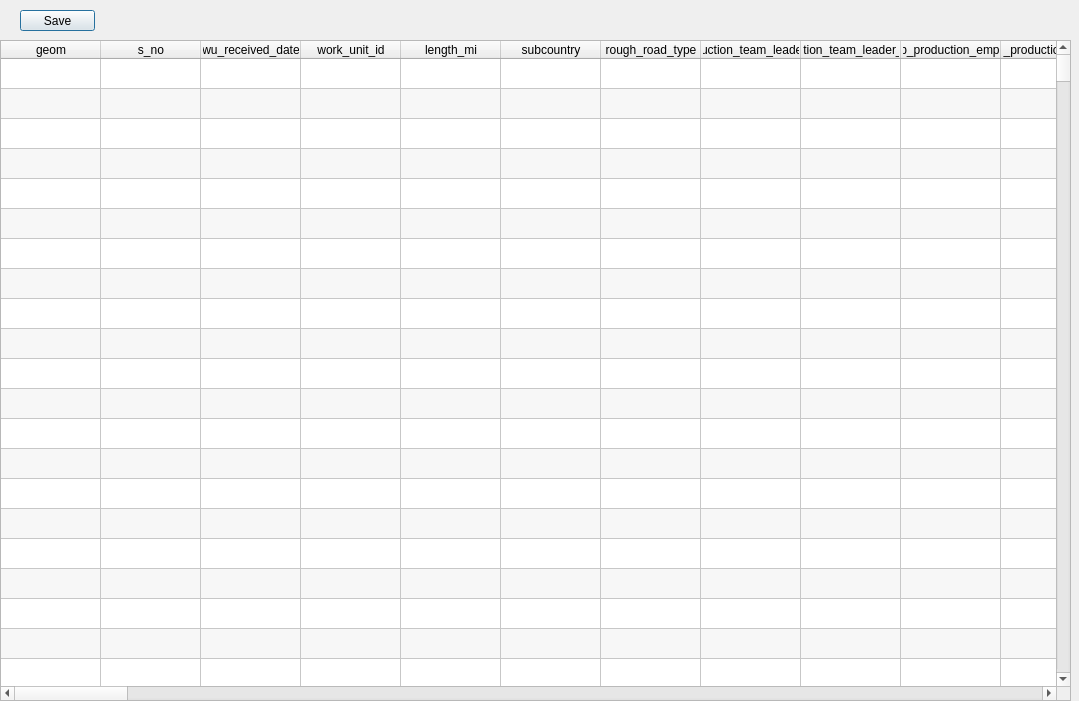
<?xml version="1.0" encoding="UTF-8"?>
<ui version="4.0">
 <class>Dialog</class>
 <widget class="QDialog" name="Dialog">
  <property name="geometry">
   <rect>
    <x>0</x>
    <y>0</y>
    <width>1079</width>
    <height>701</height>
   </rect>
  </property>
  <property name="windowTitle">
   <string>Dialog</string>
  </property>
  <widget class="QTableWidget" name="tableWidget">
   <property name="geometry">
    <rect>
     <x>0</x>
     <y>40</y>
     <width>1071</width>
     <height>661</height>
    </rect>
   </property>
   <property name="mouseTracking">
    <bool>true</bool>
   </property>
   <property name="tabletTracking">
    <bool>true</bool>
   </property>
   <property name="acceptDrops">
    <bool>true</bool>
   </property>
   <property name="autoFillBackground">
    <bool>true</bool>
   </property>
   <property name="showDropIndicator" stdset="0">
    <bool>true</bool>
   </property>
   <property name="dragEnabled">
    <bool>false</bool>
   </property>
   <property name="dragDropMode">
    <enum>QAbstractItemView::DragDrop</enum>
   </property>
   <property name="alternatingRowColors">
    <bool>true</bool>
   </property>
   <property name="textElideMode">
    <enum>Qt::ElideMiddle</enum>
   </property>
   <property name="showGrid">
    <bool>true</bool>
   </property>
   <property name="sortingEnabled">
    <bool>true</bool>
   </property>
   <property name="rowCount">
    <number>2000</number>
   </property>
   <attribute name="horizontalHeaderVisible">
    <bool>true</bool>
   </attribute>
   <attribute name="horizontalHeaderCascadingSectionResizes">
    <bool>false</bool>
   </attribute>
   <attribute name="horizontalHeaderMinimumSectionSize">
    <number>40</number>
   </attribute>
   <attribute name="horizontalHeaderHighlightSections">
    <bool>true</bool>
   </attribute>
   <attribute name="horizontalHeaderShowSortIndicator" stdset="0">
    <bool>true</bool>
   </attribute>
   <attribute name="horizontalHeaderStretchLastSection">
    <bool>false</bool>
   </attribute>
   <attribute name="verticalHeaderVisible">
    <bool>false</bool>
   </attribute>
   <attribute name="verticalHeaderShowSortIndicator" stdset="0">
    <bool>false</bool>
   </attribute>
   <attribute name="verticalHeaderStretchLastSection">
    <bool>false</bool>
   </attribute>
   <row>
    <property name="text">
     <string>New Row</string>
    </property>
   </row>
   <row>
    <property name="text">
     <string>New Row</string>
    </property>
   </row>
   <row>
    <property name="text">
     <string>New Row</string>
    </property>
   </row>
   <row>
    <property name="text">
     <string>New Row</string>
    </property>
   </row>
   <row>
    <property name="text">
     <string>New Row</string>
    </property>
   </row>
   <row>
    <property name="text">
     <string>New Row</string>
    </property>
   </row>
   <row>
    <property name="text">
     <string>New Row</string>
    </property>
   </row>
   <row>
    <property name="text">
     <string>New Row</string>
    </property>
   </row>
   <row>
    <property name="text">
     <string>New Row</string>
    </property>
   </row>
   <row>
    <property name="text">
     <string>New Row</string>
    </property>
   </row>
   <row>
    <property name="text">
     <string>New Row</string>
    </property>
   </row>
   <row>
    <property name="text">
     <string>New Row</string>
    </property>
   </row>
   <row>
    <property name="text">
     <string>New Row</string>
    </property>
   </row>
   <row>
    <property name="text">
     <string>New Row</string>
    </property>
   </row>
   <row>
    <property name="text">
     <string>New Row</string>
    </property>
   </row>
   <row>
    <property name="text">
     <string>New Row</string>
    </property>
   </row>
   <row>
    <property name="text">
     <string>New Row</string>
    </property>
   </row>
   <row>
    <property name="text">
     <string>New Row</string>
    </property>
   </row>
   <row>
    <property name="text">
     <string>New Row</string>
    </property>
   </row>
   <row>
    <property name="text">
     <string>New Row</string>
    </property>
   </row>
   <row>
    <property name="text">
     <string>New Row</string>
    </property>
   </row>
   <row>
    <property name="text">
     <string>New Row</string>
    </property>
   </row>
   <row>
    <property name="text">
     <string>New Row</string>
    </property>
   </row>
   <row>
    <property name="text">
     <string>New Row</string>
    </property>
   </row>
   <row>
    <property name="text">
     <string>New Row</string>
    </property>
   </row>
   <row>
    <property name="text">
     <string>New Row</string>
    </property>
   </row>
   <row>
    <property name="text">
     <string>New Row</string>
    </property>
   </row>
   <row>
    <property name="text">
     <string>New Row</string>
    </property>
   </row>
   <row>
    <property name="text">
     <string>New Row</string>
    </property>
   </row>
   <row>
    <property name="text">
     <string>New Row</string>
    </property>
   </row>
   <row>
    <property name="text">
     <string>New Row</string>
    </property>
   </row>
   <row>
    <property name="text">
     <string>New Row</string>
    </property>
   </row>
   <row>
    <property name="text">
     <string>New Row</string>
    </property>
   </row>
   <row>
    <property name="text">
     <string>New Row</string>
    </property>
   </row>
   <row>
    <property name="text">
     <string>New Row</string>
    </property>
   </row>
   <row>
    <property name="text">
     <string>New Row</string>
    </property>
   </row>
   <row>
    <property name="text">
     <string>New Row</string>
    </property>
   </row>
   <row>
    <property name="text">
     <string>New Row</string>
    </property>
   </row>
   <row>
    <property name="text">
     <string>New Row</string>
    </property>
   </row>
   <row>
    <property name="text">
     <string>New Row</string>
    </property>
   </row>
   <row>
    <property name="text">
     <string>New Row</string>
    </property>
   </row>
   <row>
    <property name="text">
     <string>New Row</string>
    </property>
   </row>
   <row>
    <property name="text">
     <string>New Row</string>
    </property>
   </row>
   <row>
    <property name="text">
     <string>New Row</string>
    </property>
   </row>
   <row>
    <property name="text">
     <string>New Row</string>
    </property>
   </row>
   <row>
    <property name="text">
     <string>New Row</string>
    </property>
   </row>
   <row>
    <property name="text">
     <string>New Row</string>
    </property>
   </row>
   <row>
    <property name="text">
     <string>New Row</string>
    </property>
   </row>
   <row>
    <property name="text">
     <string>New Row</string>
    </property>
   </row>
   <row>
    <property name="text">
     <string>New Row</string>
    </property>
   </row>
   <row>
    <property name="text">
     <string>New Row</string>
    </property>
   </row>
   <row>
    <property name="text">
     <string>New Row</string>
    </property>
   </row>
   <row>
    <property name="text">
     <string>New Row</string>
    </property>
   </row>
   <row>
    <property name="text">
     <string>New Row</string>
    </property>
   </row>
   <row>
    <property name="text">
     <string>New Row</string>
    </property>
   </row>
   <row>
    <property name="text">
     <string>New Row</string>
    </property>
   </row>
   <row>
    <property name="text">
     <string>New Row</string>
    </property>
   </row>
   <row>
    <property name="text">
     <string>New Row</string>
    </property>
   </row>
   <row>
    <property name="text">
     <string>New Row</string>
    </property>
   </row>
   <row>
    <property name="text">
     <string>New Row</string>
    </property>
   </row>
   <row>
    <property name="text">
     <string>New Row</string>
    </property>
   </row>
   <row>
    <property name="text">
     <string>New Row</string>
    </property>
   </row>
   <row>
    <property name="text">
     <string>New Row</string>
    </property>
   </row>
   <row>
    <property name="text">
     <string>New Row</string>
    </property>
   </row>
   <row>
    <property name="text">
     <string>New Row</string>
    </property>
   </row>
   <row>
    <property name="text">
     <string>New Row</string>
    </property>
   </row>
   <row>
    <property name="text">
     <string>New Row</string>
    </property>
   </row>
   <row>
    <property name="text">
     <string>New Row</string>
    </property>
   </row>
   <row>
    <property name="text">
     <string>New Row</string>
    </property>
   </row>
   <row>
    <property name="text">
     <string>New Row</string>
    </property>
   </row>
   <row>
    <property name="text">
     <string>New Row</string>
    </property>
   </row>
   <row>
    <property name="text">
     <string>New Row</string>
    </property>
   </row>
   <row>
    <property name="text">
     <string>New Row</string>
    </property>
   </row>
   <row>
    <property name="text">
     <string>New Row</string>
    </property>
   </row>
   <row>
    <property name="text">
     <string>New Row</string>
    </property>
   </row>
   <row>
    <property name="text">
     <string>New Row</string>
    </property>
   </row>
   <row>
    <property name="text">
     <string>New Row</string>
    </property>
   </row>
   <row>
    <property name="text">
     <string>New Row</string>
    </property>
   </row>
   <row>
    <property name="text">
     <string>New Row</string>
    </property>
   </row>
   <row>
    <property name="text">
     <string>New Row</string>
    </property>
   </row>
   <row>
    <property name="text">
     <string>New Row</string>
    </property>
   </row>
   <row>
    <property name="text">
     <string>New Row</string>
    </property>
   </row>
   <row>
    <property name="text">
     <string>New Row</string>
    </property>
   </row>
   <row>
    <property name="text">
     <string>New Row</string>
    </property>
   </row>
   <row>
    <property name="text">
     <string>New Row</string>
    </property>
   </row>
   <row>
    <property name="text">
     <string>New Row</string>
    </property>
   </row>
   <row>
    <property name="text">
     <string>New Row</string>
    </property>
   </row>
   <row>
    <property name="text">
     <string>New Row</string>
    </property>
   </row>
   <row>
    <property name="text">
     <string>New Row</string>
    </property>
   </row>
   <row>
    <property name="text">
     <string>New Row</string>
    </property>
   </row>
   <row>
    <property name="text">
     <string>New Row</string>
    </property>
   </row>
   <row>
    <property name="text">
     <string>New Row</string>
    </property>
   </row>
   <row>
    <property name="text">
     <string>New Row</string>
    </property>
   </row>
   <row>
    <property name="text">
     <string>New Row</string>
    </property>
   </row>
   <row>
    <property name="text">
     <string>New Row</string>
    </property>
   </row>
   <row>
    <property name="text">
     <string>New Row</string>
    </property>
   </row>
   <row>
    <property name="text">
     <string>New Row</string>
    </property>
   </row>
   <row>
    <property name="text">
     <string>New Row</string>
    </property>
   </row>
   <row>
    <property name="text">
     <string>New Row</string>
    </property>
   </row>
   <row>
    <property name="text">
     <string>New Row</string>
    </property>
   </row>
   <row>
    <property name="text">
     <string>New Row</string>
    </property>
   </row>
   <row>
    <property name="text">
     <string>New Row</string>
    </property>
   </row>
   <row>
    <property name="text">
     <string>New Row</string>
    </property>
   </row>
   <row>
    <property name="text">
     <string>New Row</string>
    </property>
   </row>
   <row>
    <property name="text">
     <string>New Row</string>
    </property>
   </row>
   <row>
    <property name="text">
     <string>New Row</string>
    </property>
   </row>
   <row>
    <property name="text">
     <string>New Row</string>
    </property>
   </row>
   <row>
    <property name="text">
     <string>New Row</string>
    </property>
   </row>
   <row>
    <property name="text">
     <string>New Row</string>
    </property>
   </row>
   <row>
    <property name="text">
     <string>New Row</string>
    </property>
   </row>
   <row>
    <property name="text">
     <string>New Row</string>
    </property>
   </row>
   <row>
    <property name="text">
     <string>New Row</string>
    </property>
   </row>
   <row>
    <property name="text">
     <string>New Row</string>
    </property>
   </row>
   <row>
    <property name="text">
     <string>New Row</string>
    </property>
   </row>
   <row>
    <property name="text">
     <string>New Row</string>
    </property>
   </row>
   <row>
    <property name="text">
     <string>New Row</string>
    </property>
   </row>
   <row>
    <property name="text">
     <string>New Row</string>
    </property>
   </row>
   <row>
    <property name="text">
     <string>New Row</string>
    </property>
   </row>
   <row>
    <property name="text">
     <string>New Row</string>
    </property>
   </row>
   <row>
    <property name="text">
     <string>New Row</string>
    </property>
   </row>
   <row>
    <property name="text">
     <string>New Row</string>
    </property>
   </row>
   <row>
    <property name="text">
     <string>New Row</string>
    </property>
   </row>
   <row>
    <property name="text">
     <string>New Row</string>
    </property>
   </row>
   <row>
    <property name="text">
     <string>New Row</string>
    </property>
   </row>
   <row>
    <property name="text">
     <string>New Row</string>
    </property>
   </row>
   <row>
    <property name="text">
     <string>New Row</string>
    </property>
   </row>
   <row>
    <property name="text">
     <string>New Row</string>
    </property>
   </row>
   <row>
    <property name="text">
     <string>New Row</string>
    </property>
   </row>
   <row>
    <property name="text">
     <string>New Row</string>
    </property>
   </row>
   <row>
    <property name="text">
     <string>New Row</string>
    </property>
   </row>
   <row>
    <property name="text">
     <string>New Row</string>
    </property>
   </row>
   <row>
    <property name="text">
     <string>New Row</string>
    </property>
   </row>
   <row>
    <property name="text">
     <string>New Row</string>
    </property>
   </row>
   <row>
    <property name="text">
     <string>New Row</string>
    </property>
   </row>
   <row>
    <property name="text">
     <string>New Row</string>
    </property>
   </row>
   <row>
    <property name="text">
     <string>New Row</string>
    </property>
   </row>
   <row>
    <property name="text">
     <string>New Row</string>
    </property>
   </row>
   <row>
    <property name="text">
     <string>New Row</string>
    </property>
   </row>
   <row>
    <property name="text">
     <string>New Row</string>
    </property>
   </row>
   <row>
    <property name="text">
     <string>New Row</string>
    </property>
   </row>
   <row>
    <property name="text">
     <string>New Row</string>
    </property>
   </row>
   <row>
    <property name="text">
     <string>New Row</string>
    </property>
   </row>
   <row>
    <property name="text">
     <string>New Row</string>
    </property>
   </row>
   <row>
    <property name="text">
     <string>New Row</string>
    </property>
   </row>
   <row>
    <property name="text">
     <string>New Row</string>
    </property>
   </row>
   <row>
    <property name="text">
     <string>New Row</string>
    </property>
   </row>
   <row>
    <property name="text">
     <string>New Row</string>
    </property>
   </row>
   <row>
    <property name="text">
     <string>New Row</string>
    </property>
   </row>
   <row>
    <property name="text">
     <string>New Row</string>
    </property>
   </row>
   <row>
    <property name="text">
     <string>New Row</string>
    </property>
   </row>
   <row>
    <property name="text">
     <string>New Row</string>
    </property>
   </row>
   <row>
    <property name="text">
     <string>New Row</string>
    </property>
   </row>
   <row>
    <property name="text">
     <string>New Row</string>
    </property>
   </row>
   <row>
    <property name="text">
     <string>New Row</string>
    </property>
   </row>
   <row/>
   <row/>
   <row/>
   <row/>
   <row/>
   <row/>
   <row/>
   <row/>
   <row/>
   <row/>
   <row/>
   <row/>
   <row/>
   <row/>
   <row/>
   <row/>
   <row/>
   <row/>
   <row/>
   <row/>
   <row/>
   <row/>
   <row/>
   <row/>
   <row/>
   <row/>
   <row/>
   <row/>
   <row/>
   <row/>
   <row/>
   <row/>
   <row/>
   <row/>
   <row/>
   <row/>
   <row/>
   <row/>
   <row/>
   <row/>
   <row/>
   <row/>
   <row/>
   <row/>
   <row/>
   <row/>
   <row/>
   <row/>
   <row/>
   <row/>
   <row/>
   <row/>
   <row/>
   <row/>
   <row/>
   <row/>
   <row/>
   <row/>
   <row/>
   <row/>
   <row/>
   <row/>
   <row/>
   <row/>
   <row/>
   <row/>
   <row/>
   <row/>
   <row/>
   <row/>
   <row/>
   <row/>
   <row/>
   <row/>
   <row/>
   <row/>
   <row/>
   <row/>
   <row/>
   <row/>
   <row/>
   <row/>
   <row/>
   <row/>
   <row/>
   <row/>
   <row/>
   <row/>
   <row/>
   <row/>
   <row/>
   <row/>
   <row/>
   <row/>
   <row/>
   <row/>
   <row/>
   <row/>
   <row/>
   <row/>
   <row/>
   <row/>
   <row/>
   <row/>
   <row/>
   <row/>
   <row/>
   <row/>
   <row/>
   <row/>
   <row/>
   <row/>
   <row/>
   <row/>
   <row/>
   <row/>
   <row/>
   <row/>
   <row/>
   <row/>
   <row/>
   <row/>
   <row/>
   <row/>
   <row/>
   <row/>
   <row/>
   <row/>
   <row/>
   <row/>
   <row/>
   <row/>
   <row/>
   <row/>
   <row/>
   <row/>
   <row/>
   <row/>
   <row/>
   <row/>
   <row/>
   <row/>
   <row/>
   <row/>
   <row/>
   <row/>
   <row/>
   <row/>
   <row/>
   <row/>
   <row/>
   <row/>
   <row/>
   <row/>
   <row/>
   <row/>
   <row/>
   <row/>
   <row/>
   <row/>
   <row/>
   <row/>
   <row/>
   <row/>
   <row/>
   <row/>
   <row/>
   <row/>
   <row/>
   <row/>
   <row/>
   <row/>
   <row/>
   <row/>
   <row/>
   <row/>
   <row/>
   <row/>
   <row/>
   <row/>
   <row/>
   <row/>
   <row/>
   <row/>
   <row/>
   <row/>
   <row/>
   <row/>
   <row/>
   <row/>
   <row/>
   <row/>
   <row/>
   <row/>
   <row/>
   <row/>
   <row/>
   <row/>
   <row/>
   <row/>
   <row/>
   <row/>
   <row/>
   <row/>
   <row/>
   <row/>
   <row/>
   <row/>
   <row/>
   <row/>
   <row/>
   <row/>
   <row/>
   <row/>
   <row/>
   <row/>
   <row/>
   <row/>
   <row/>
   <row/>
   <row/>
   <row/>
   <row/>
   <row/>
   <row/>
   <row/>
   <row/>
   <row/>
   <row/>
   <row/>
   <row/>
   <row/>
   <row/>
   <row/>
   <row/>
   <row/>
   <row/>
   <row/>
   <row/>
   <row/>
   <row/>
   <row/>
   <row/>
   <row/>
   <row/>
   <row/>
   <row/>
   <row/>
   <row/>
   <row/>
   <row/>
   <row/>
   <row/>
   <row/>
   <row/>
   <row/>
   <row/>
   <row/>
   <row/>
   <row/>
   <row/>
   <row/>
   <row/>
   <row/>
   <row/>
   <row/>
   <row/>
   <row/>
   <row/>
   <row/>
   <row/>
   <row/>
   <row/>
   <row/>
   <row/>
   <row/>
   <row/>
   <row/>
   <row/>
   <row/>
   <row/>
   <row/>
   <row/>
   <row/>
   <row/>
   <row/>
   <row/>
   <row/>
   <row/>
   <row/>
   <row/>
   <row/>
   <row/>
   <row/>
   <row/>
   <row/>
   <row/>
   <row/>
   <row/>
   <row/>
   <row/>
   <row/>
   <row/>
   <row/>
   <row/>
   <row/>
   <row/>
   <row/>
   <row/>
   <row/>
   <row/>
   <row/>
   <row/>
   <row/>
   <row/>
   <row/>
   <row/>
   <row/>
   <row/>
   <row/>
   <row/>
   <row/>
   <row/>
   <row/>
   <row/>
   <row/>
   <row/>
   <row/>
   <row/>
   <row/>
   <row/>
   <row/>
   <row/>
   <row/>
   <row/>
   <row/>
   <row/>
   <row/>
   <row/>
   <row/>
   <row/>
   <row/>
   <row/>
   <row/>
   <row/>
   <row/>
   <row/>
   <row/>
   <row/>
   <row/>
   <row/>
   <row/>
   <row/>
   <row/>
   <row/>
   <row/>
   <row/>
   <row/>
   <row/>
   <row/>
   <row/>
   <row/>
   <row/>
   <row/>
   <row/>
   <row/>
   <row/>
   <row/>
   <row/>
   <row/>
   <row/>
   <row/>
   <row/>
   <row/>
   <row/>
   <row/>
   <row/>
   <row/>
   <row/>
   <row/>
   <row/>
   <row/>
   <row/>
   <row/>
   <row/>
   <row/>
   <row/>
   <row/>
   <row/>
   <row/>
   <row/>
   <row/>
   <row/>
   <row/>
   <row/>
   <row/>
   <row/>
   <row/>
   <row/>
   <row/>
   <row/>
   <row/>
   <row/>
   <row/>
   <row/>
   <row/>
   <row/>
   <row/>
   <row/>
   <row/>
   <row/>
   <row/>
   <row/>
   <row/>
   <row/>
   <row/>
   <row/>
   <row/>
   <row/>
   <row/>
   <row/>
   <row/>
   <row/>
   <row/>
   <row/>
   <row/>
   <row/>
   <row/>
   <row/>
   <row/>
   <row/>
   <row/>
   <row/>
   <row/>
   <row/>
   <row/>
   <row/>
   <row/>
   <row/>
   <row/>
   <row/>
   <row/>
   <row/>
   <row/>
   <row/>
   <row/>
   <row/>
   <row/>
   <row/>
   <row/>
   <row/>
   <row/>
   <row/>
   <row/>
   <row/>
   <row/>
   <row/>
   <row/>
   <row/>
   <row/>
   <row/>
   <row/>
   <row/>
   <row/>
   <row/>
   <row/>
   <row/>
   <row/>
   <row/>
   <row/>
   <row/>
   <row/>
   <row/>
   <row/>
   <row/>
   <row/>
   <row/>
   <row/>
   <row/>
   <row/>
   <row/>
   <row/>
   <row/>
   <row/>
   <row/>
   <row/>
   <row/>
   <row/>
   <row/>
   <row/>
   <row/>
   <row/>
   <row/>
   <row/>
   <row/>
   <row/>
   <row/>
   <row/>
   <row/>
   <row/>
   <row/>
   <row/>
   <row/>
   <row/>
   <row/>
   <row/>
   <row/>
   <row/>
   <row/>
   <row/>
   <row/>
   <row/>
   <row/>
   <row/>
   <row/>
   <row/>
   <row/>
   <row/>
   <row/>
   <row/>
   <row/>
   <row/>
   <row/>
   <row/>
   <row/>
   <row/>
   <row/>
   <row/>
   <row/>
   <row/>
   <row/>
   <row/>
   <row/>
   <row/>
   <row/>
   <row/>
   <row/>
   <row/>
   <row/>
   <row/>
   <row/>
   <row/>
   <row/>
   <row/>
   <row/>
   <row/>
   <row/>
   <row/>
   <row/>
   <row/>
   <row/>
   <row/>
   <row/>
   <row/>
   <row/>
   <row/>
   <row/>
   <row/>
   <row/>
   <row/>
   <row/>
   <row/>
   <row/>
   <row/>
   <row/>
   <row/>
   <row/>
   <row/>
   <row/>
   <row/>
   <row/>
   <row/>
   <row/>
   <row/>
   <row/>
   <row/>
   <row/>
   <row/>
   <row/>
   <row/>
   <row/>
   <row/>
   <row/>
   <row/>
   <row/>
   <row/>
   <row/>
   <row/>
   <row/>
   <row/>
   <row/>
   <row/>
   <row/>
   <row/>
   <row/>
   <row/>
   <row/>
   <row/>
   <row/>
   <row/>
   <row/>
   <row/>
   <row/>
   <row/>
   <row/>
   <row/>
   <row/>
   <row/>
   <row/>
   <row/>
   <row/>
   <row/>
   <row/>
   <row/>
   <row/>
   <row/>
   <row/>
   <row/>
   <row/>
   <row/>
   <row/>
   <row/>
   <row/>
   <row/>
   <row/>
   <row/>
   <row/>
   <row/>
   <row/>
   <row/>
   <row/>
   <row/>
   <row/>
   <row/>
   <row/>
   <row/>
   <row/>
   <row/>
   <row/>
   <row/>
   <row/>
   <row/>
   <row/>
   <row/>
   <row/>
   <row/>
   <row/>
   <row/>
   <row/>
   <row/>
   <row/>
   <row/>
   <row/>
   <row/>
   <row/>
   <row/>
   <row/>
   <row/>
   <row/>
   <row/>
   <row/>
   <row/>
   <row/>
   <row/>
   <row/>
   <row/>
   <row/>
   <row/>
   <row/>
   <row/>
   <row/>
   <row/>
   <row/>
   <row/>
   <row/>
   <row/>
   <row/>
   <row/>
   <row/>
   <row/>
   <row/>
   <row/>
   <row/>
   <row/>
   <row/>
   <row/>
   <row/>
   <row/>
   <row/>
   <row/>
   <row/>
   <row/>
   <row/>
   <row/>
   <row/>
   <row/>
   <row/>
   <row/>
   <row/>
   <row/>
   <row/>
   <row/>
   <row/>
   <row/>
   <row/>
   <row/>
   <row/>
   <row/>
   <row/>
   <row/>
   <row/>
   <row/>
   <row/>
   <row/>
   <row/>
   <row/>
   <row/>
   <row/>
   <row/>
   <row/>
   <row/>
   <row/>
   <row/>
   <row/>
   <row/>
   <row/>
   <row/>
   <row/>
   <row/>
   <row/>
   <row/>
   <row/>
   <row/>
   <row/>
   <row/>
   <row/>
   <row/>
   <row/>
   <row/>
   <row/>
   <row/>
   <row/>
   <row/>
   <row/>
   <row/>
   <row/>
   <row/>
   <row/>
   <row/>
   <row/>
   <row/>
   <row/>
   <row/>
   <row/>
   <row/>
   <row/>
   <row/>
   <row/>
   <row/>
   <row/>
   <row/>
   <row/>
   <row/>
   <row/>
   <row/>
   <row/>
   <row/>
   <row/>
   <row/>
   <row/>
   <row/>
   <row/>
   <row/>
   <row/>
   <row/>
   <row/>
   <row/>
   <row/>
   <row/>
   <row/>
   <row/>
   <row/>
   <row/>
   <row/>
   <row/>
   <row/>
   <row/>
   <row/>
   <row/>
   <row/>
   <row/>
   <row/>
   <row/>
   <row/>
   <row/>
   <row/>
   <row/>
   <row/>
   <row/>
   <row/>
   <row/>
   <row/>
   <row/>
   <row/>
   <row/>
   <row/>
   <row/>
   <row/>
   <row/>
   <row/>
   <row/>
   <row/>
   <row/>
   <row/>
   <row/>
   <row/>
   <row/>
   <row/>
   <row/>
   <row/>
   <row/>
   <row/>
   <row/>
   <row/>
   <row/>
   <row/>
   <row/>
   <row/>
   <row/>
   <row/>
   <row/>
   <row/>
   <row/>
   <row/>
   <row/>
   <row/>
   <row/>
   <row/>
   <row/>
   <row/>
   <row/>
   <row/>
   <row/>
   <row/>
   <row/>
   <row/>
   <row/>
   <row/>
   <row/>
   <row/>
   <row/>
   <row/>
   <row/>
   <row/>
   <row/>
   <row/>
   <row/>
   <row/>
   <row/>
   <row/>
   <row/>
   <row/>
   <row/>
   <row/>
   <row/>
   <row/>
   <row/>
   <row/>
   <row/>
   <row/>
   <row/>
   <row/>
   <row/>
   <row/>
   <row/>
   <row/>
   <row/>
   <row/>
   <row/>
   <row/>
   <row/>
   <row/>
   <row/>
   <row/>
   <row/>
   <row/>
   <row/>
   <row/>
   <row/>
   <row/>
   <row/>
   <row/>
   <row/>
   <row/>
   <row/>
   <row/>
   <row/>
   <row/>
   <row/>
   <row/>
   <row/>
   <row/>
   <row/>
   <row/>
   <row/>
   <row/>
   <row/>
   <row/>
   <row/>
   <row/>
   <row/>
   <row/>
   <row/>
   <row/>
   <row/>
   <row/>
   <row/>
   <row/>
   <row/>
   <row/>
   <row/>
   <row/>
   <row/>
   <row/>
   <row/>
   <row/>
   <row/>
   <row/>
   <row/>
   <row/>
   <row/>
   <row/>
   <row/>
   <row/>
   <row/>
   <row/>
   <row/>
   <row/>
   <row/>
   <row/>
   <row/>
   <row/>
   <row/>
   <row/>
   <row/>
   <row/>
   <row/>
   <row/>
   <row/>
   <row/>
   <row/>
   <row/>
   <row/>
   <row/>
   <row/>
   <row/>
   <row/>
   <row/>
   <row/>
   <row/>
   <row/>
   <row/>
   <row/>
   <row/>
   <row/>
   <row/>
   <row/>
   <row/>
   <row/>
   <row/>
   <row/>
   <row/>
   <row/>
   <row/>
   <row/>
   <row/>
   <row/>
   <row/>
   <row/>
   <row/>
   <row/>
   <row/>
   <row/>
   <row/>
   <row/>
   <row/>
   <row/>
   <row/>
   <row/>
   <row/>
   <row/>
   <row/>
   <row/>
   <row/>
   <row/>
   <row/>
   <row/>
   <row/>
   <row/>
   <row/>
   <row/>
   <row/>
   <row/>
   <row/>
   <row/>
   <row/>
   <row/>
   <row/>
   <row/>
   <row/>
   <row/>
   <row/>
   <row/>
   <row/>
   <row/>
   <row/>
   <row/>
   <row/>
   <row/>
   <row/>
   <row/>
   <row/>
   <row/>
   <row/>
   <row/>
   <row/>
   <row/>
   <row/>
   <row/>
   <row/>
   <row/>
   <row/>
   <row/>
   <row/>
   <row/>
   <row/>
   <row/>
   <row/>
   <row/>
   <row/>
   <row/>
   <row/>
   <row/>
   <row/>
   <row/>
   <row/>
   <row/>
   <row/>
   <row/>
   <row/>
   <row/>
   <row/>
   <row/>
   <row/>
   <row/>
   <row/>
   <row/>
   <row/>
   <row/>
   <row/>
   <row/>
   <row/>
   <row/>
   <row/>
   <row/>
   <row/>
   <row/>
   <row/>
   <row/>
   <row/>
   <row/>
   <row/>
   <row/>
   <row/>
   <row/>
   <row/>
   <row/>
   <row/>
   <row/>
   <row/>
   <row/>
   <row/>
   <row/>
   <row/>
   <row/>
   <row/>
   <row/>
   <row/>
   <row/>
   <row/>
   <row/>
   <row/>
   <row/>
   <row/>
   <row/>
   <row/>
   <row/>
   <row/>
   <row/>
   <row/>
   <row/>
   <row/>
   <row/>
   <row/>
   <row/>
   <row/>
   <row/>
   <row/>
   <row/>
   <row/>
   <row/>
   <row/>
   <row/>
   <row/>
   <row/>
   <row/>
   <row/>
   <row/>
   <row/>
   <row/>
   <row/>
   <row/>
   <row/>
   <row/>
   <row/>
   <row/>
   <row/>
   <row/>
   <row/>
   <row/>
   <row/>
   <row/>
   <row/>
   <row/>
   <row/>
   <row/>
   <row/>
   <row/>
   <row/>
   <row/>
   <row/>
   <row/>
   <row/>
   <row/>
   <row/>
   <row/>
   <row/>
   <row/>
   <row/>
   <row/>
   <row/>
   <row/>
   <row/>
   <row/>
   <row/>
   <row/>
   <row/>
   <row/>
   <row/>
   <row/>
   <row/>
   <row/>
   <row/>
   <row/>
   <row/>
   <row/>
   <row/>
   <row/>
   <row/>
   <row/>
   <row/>
   <row/>
   <row/>
   <row/>
   <row/>
   <row/>
   <row/>
   <row/>
   <row/>
   <row/>
   <row/>
   <row/>
   <row/>
   <row/>
   <row/>
   <row/>
   <row/>
   <row/>
   <row/>
   <row/>
   <row/>
   <row/>
   <row/>
   <row/>
   <row/>
   <row/>
   <row/>
   <row/>
   <row/>
   <row/>
   <row/>
   <row/>
   <row/>
   <row/>
   <row/>
   <row/>
   <row/>
   <row/>
   <row/>
   <row/>
   <row/>
   <row/>
   <row/>
   <row/>
   <row/>
   <row/>
   <row/>
   <row/>
   <row/>
   <row/>
   <row/>
   <row/>
   <row/>
   <row/>
   <row/>
   <row/>
   <row/>
   <row/>
   <row/>
   <row/>
   <row/>
   <row/>
   <row/>
   <row/>
   <row/>
   <row/>
   <row/>
   <row/>
   <row/>
   <row/>
   <row/>
   <row/>
   <row/>
   <row/>
   <row/>
   <row/>
   <row/>
   <row/>
   <row/>
   <row/>
   <row/>
   <row/>
   <row/>
   <row/>
   <row/>
   <row/>
   <row/>
   <row/>
   <row/>
   <row/>
   <row/>
   <row/>
   <row/>
   <row/>
   <row/>
   <row/>
   <row/>
   <row/>
   <row/>
   <row/>
   <row/>
   <row/>
   <row/>
   <row/>
   <row/>
   <row/>
   <row/>
   <row/>
   <row/>
   <row/>
   <row/>
   <row/>
   <row/>
   <row/>
   <row/>
   <row/>
   <row/>
   <row/>
   <row/>
   <row/>
   <row/>
   <row/>
   <row/>
   <row/>
   <row/>
   <row/>
   <row/>
   <row/>
   <row/>
   <row/>
   <row/>
   <row/>
   <row/>
   <row/>
   <row/>
   <row/>
   <row/>
   <row/>
   <row/>
   <row/>
   <row/>
   <row/>
   <row/>
   <row/>
   <row/>
   <row/>
   <row/>
   <row/>
   <row/>
   <row/>
   <row/>
   <row/>
   <row/>
   <row/>
   <row/>
   <row/>
   <row/>
   <row/>
   <row/>
   <row/>
   <row/>
   <row/>
   <row/>
   <row/>
   <row/>
   <row/>
   <row/>
   <row/>
   <row/>
   <row/>
   <row/>
   <row/>
   <row/>
   <row/>
   <row/>
   <row/>
   <row/>
   <row/>
   <row/>
   <row/>
   <row/>
   <row/>
   <row/>
   <row/>
   <row/>
   <row/>
   <row/>
   <row/>
   <row/>
   <row/>
   <row/>
   <row/>
   <row/>
   <row/>
   <row/>
   <row/>
   <row/>
   <row/>
   <row/>
   <row/>
   <row/>
   <row/>
   <row/>
   <row/>
   <row/>
   <row/>
   <row/>
   <row/>
   <row/>
   <row/>
   <row/>
   <row/>
   <row/>
   <row/>
   <row/>
   <row/>
   <row/>
   <row/>
   <row/>
   <row/>
   <row/>
   <row/>
   <row/>
   <row/>
   <row/>
   <row/>
   <row/>
   <row/>
   <row/>
   <row/>
   <row/>
   <row/>
   <row/>
   <row/>
   <row/>
   <row/>
   <row/>
   <row/>
   <row/>
   <row/>
   <row/>
   <row/>
   <row/>
   <row/>
   <row/>
   <row/>
   <row/>
   <row/>
   <row/>
   <row/>
   <row/>
   <row/>
   <row/>
   <row/>
   <row/>
   <row/>
   <row/>
   <row/>
   <row/>
   <row/>
   <row/>
   <row/>
   <row/>
   <row/>
   <row/>
   <row/>
   <row/>
   <row/>
   <row/>
   <row/>
   <row/>
   <row/>
   <row/>
   <row/>
   <row/>
   <row/>
   <row/>
   <row/>
   <row/>
   <row/>
   <row/>
   <row/>
   <row/>
   <row/>
   <row/>
   <row/>
   <row/>
   <row/>
   <row/>
   <row/>
   <row/>
   <row/>
   <row/>
   <row/>
   <row/>
   <row/>
   <row/>
   <row/>
   <row/>
   <row/>
   <row/>
   <row/>
   <row/>
   <row/>
   <row/>
   <row/>
   <row/>
   <row/>
   <row/>
   <row/>
   <row/>
   <row/>
   <row/>
   <row/>
   <row/>
   <row/>
   <row/>
   <row/>
   <row/>
   <row/>
   <row/>
   <row/>
   <row/>
   <row/>
   <row/>
   <row/>
   <row/>
   <row/>
   <row/>
   <row/>
   <row/>
   <row/>
   <row/>
   <row/>
   <row/>
   <row/>
   <row/>
   <row/>
   <row/>
   <row/>
   <row/>
   <row/>
   <row/>
   <row/>
   <row/>
   <row/>
   <row/>
   <row/>
   <row/>
   <row/>
   <row/>
   <row/>
   <row/>
   <row/>
   <row/>
   <row/>
   <row/>
   <row/>
   <row/>
   <row/>
   <row/>
   <row/>
   <row/>
   <row/>
   <row/>
   <row/>
   <row/>
   <row/>
   <row/>
   <row/>
   <row/>
   <row/>
   <row/>
   <row/>
   <row/>
   <row/>
   <row/>
   <row/>
   <row/>
   <row/>
   <row/>
   <row/>
   <row/>
   <row/>
   <row/>
   <row/>
   <row/>
   <row/>
   <row/>
   <row/>
   <row/>
   <row/>
   <row/>
   <row/>
   <row/>
   <row/>
   <row/>
   <row/>
   <row/>
   <row/>
   <row/>
   <row/>
   <row/>
   <row/>
   <row/>
   <row/>
   <row/>
   <row/>
   <row/>
   <row/>
   <row/>
   <row/>
   <row/>
   <row/>
   <row/>
   <row/>
   <row/>
   <row/>
   <row/>
   <row/>
   <row/>
   <row/>
   <row/>
   <row/>
   <row/>
   <row/>
   <row/>
   <row/>
   <row/>
   <row/>
   <row/>
   <row/>
   <row/>
   <row/>
   <row/>
   <row/>
   <row/>
   <row/>
   <row/>
   <row/>
   <row/>
   <row/>
   <row/>
   <row/>
   <row/>
   <row/>
   <row/>
   <row/>
   <row/>
   <row/>
   <row/>
   <row/>
   <row/>
   <row/>
   <row/>
   <row/>
   <row/>
   <row/>
   <row/>
   <row/>
   <row/>
   <row/>
   <row/>
   <row/>
   <row/>
   <row/>
   <row/>
   <row/>
   <row/>
   <row/>
   <row/>
   <row/>
   <row/>
   <row/>
   <row/>
   <row/>
   <row/>
   <row/>
   <row/>
   <row/>
   <row/>
   <row/>
   <row/>
   <row/>
   <row/>
   <row/>
   <row/>
   <row/>
   <row/>
   <row/>
   <row/>
   <row/>
   <row/>
   <row/>
   <row/>
   <row/>
   <row/>
   <row/>
   <row/>
   <row/>
   <row/>
   <row/>
   <row/>
   <row/>
   <row/>
   <row/>
   <row/>
   <row/>
   <row/>
   <row/>
   <row/>
   <row/>
   <row/>
   <row/>
   <row/>
   <row/>
   <row/>
   <row/>
   <row/>
   <row/>
   <row/>
   <row/>
   <row/>
   <row/>
   <row/>
   <row/>
   <row/>
   <row/>
   <row/>
   <row/>
   <row/>
   <row/>
   <row/>
   <row/>
   <row/>
   <row/>
   <row/>
   <row/>
   <row/>
   <row/>
   <row/>
   <row/>
   <row/>
   <row/>
   <row/>
   <row/>
   <row/>
   <row/>
   <row/>
   <row/>
   <row/>
   <row/>
   <row/>
   <row/>
   <row/>
   <row/>
   <row/>
   <row/>
   <row/>
   <row/>
   <row/>
   <row/>
   <row/>
   <row/>
   <row/>
   <row/>
   <row/>
   <row/>
   <row/>
   <row/>
   <row/>
   <row/>
   <row/>
   <row/>
   <row/>
   <row/>
   <row/>
   <row/>
   <row/>
   <row/>
   <row/>
   <row/>
   <row/>
   <row/>
   <row/>
   <row/>
   <row/>
   <row/>
   <row/>
   <row/>
   <row/>
   <row/>
   <row/>
   <row/>
   <row/>
   <row/>
   <row/>
   <row/>
   <row/>
   <row/>
   <row/>
   <row/>
   <row/>
   <row/>
   <row/>
   <row/>
   <row/>
   <row/>
   <row/>
   <row/>
   <row/>
   <row/>
   <row/>
   <row/>
   <row/>
   <row/>
   <row/>
   <row/>
   <row/>
   <row/>
   <row/>
   <row/>
   <row/>
   <row/>
   <row/>
   <row/>
   <row/>
   <row/>
   <row/>
   <row/>
   <row/>
   <row/>
   <row/>
   <row/>
   <row/>
   <row/>
   <row/>
   <row/>
   <row/>
   <row/>
   <row/>
   <row/>
   <row/>
   <row/>
   <row/>
   <row/>
   <row/>
   <row/>
   <row/>
   <row/>
   <row/>
   <row/>
   <row/>
   <row/>
   <row/>
   <row/>
   <row/>
   <row/>
   <row/>
   <row/>
   <row/>
   <row/>
   <row/>
   <row/>
   <row/>
   <row/>
   <row/>
   <row/>
   <row/>
   <row/>
   <row/>
   <row/>
   <row/>
   <row/>
   <row/>
   <row/>
   <column>
    <property name="text">
     <string>geom</string>
    </property>
   </column>
   <column>
    <property name="text">
     <string>s_no</string>
    </property>
   </column>
   <column>
    <property name="text">
     <string>wu_received_date</string>
    </property>
   </column>
   <column>
    <property name="text">
     <string>work_unit_id</string>
    </property>
   </column>
   <column>
    <property name="text">
     <string>length_mi</string>
    </property>
   </column>
   <column>
    <property name="text">
     <string>subcountry</string>
    </property>
   </column>
   <column>
    <property name="text">
     <string>rough_road_type</string>
    </property>
   </column>
   <column>
    <property name="text">
     <string>rfdb_production_team_leader_emp_id</string>
    </property>
   </column>
   <column>
    <property name="text">
     <string>rfdb_production_team_leader_emp_name</string>
    </property>
   </column>
   <column>
    <property name="text">
     <string>rfdb_production_emp_id</string>
    </property>
   </column>
   <column>
    <property name="text">
     <string>rfdb_production_done_by</string>
    </property>
   </column>
   <column>
    <property name="text">
     <string>rfdb_allotted_date</string>
    </property>
   </column>
   <column>
    <property name="text">
     <string>rfdb_completed_date</string>
    </property>
   </column>
   <column>
    <property name="text">
     <string>rfdb_production_time_taken</string>
    </property>
   </column>
   <column>
    <property name="text">
     <string>rfdb_production_status</string>
    </property>
   </column>
   <column>
    <property name="text">
     <string>rfdb_production_actual_road_type</string>
    </property>
   </column>
   <column>
    <property name="text">
     <string>rfdb_production_remarks</string>
    </property>
   </column>
   <column>
    <property name="text">
     <string>siloc_production_team_leader_emp_id</string>
    </property>
   </column>
   <column>
    <property name="text">
     <string>siloc_production_team_leader_emp_name</string>
    </property>
   </column>
   <column>
    <property name="text">
     <string>New Column</string>
    </property>
   </column>
   <column>
    <property name="text">
     <string>siloc_production_done_by</string>
    </property>
   </column>
   <column>
    <property name="text">
     <string>siloc_production_allotted_date</string>
    </property>
   </column>
   <column>
    <property name="text">
     <string>siloc_production_completed_date</string>
    </property>
   </column>
   <column>
    <property name="text">
     <string>siloc_production_sign_count</string>
    </property>
   </column>
   <column>
    <property name="text">
     <string>siloc_production_autodetection_status</string>
    </property>
   </column>
   <column>
    <property name="text">
     <string>siloc_production_status</string>
    </property>
   </column>
   <column>
    <property name="text">
     <string>siloc_production_remarks</string>
    </property>
   </column>
   <column>
    <property name="text">
     <string>siloc_qc_team_leader_emp_id</string>
    </property>
   </column>
   <column>
    <property name="text">
     <string>siloc_qc_team_leader_emp_name</string>
    </property>
   </column>
   <column>
    <property name="text">
     <string>siloc_qc_emp_id</string>
    </property>
   </column>
   <column>
    <property name="text">
     <string>siloc_qc_done_by</string>
    </property>
   </column>
   <column>
    <property name="text">
     <string>siloc_qc_allotted_date</string>
    </property>
   </column>
   <column>
    <property name="text">
     <string>siloc_qc_completed_date</string>
    </property>
   </column>
   <column>
    <property name="text">
     <string>siloc_qc_time_taken</string>
    </property>
   </column>
   <column>
    <property name="text">
     <string>New Column</string>
    </property>
   </column>
   <column>
    <property name="text">
     <string>siloc_qc_status</string>
    </property>
   </column>
   <column>
    <property name="text">
     <string>siloc_qc_remarks</string>
    </property>
   </column>
   <column>
    <property name="text">
     <string>rfdb_path_association_production_team_leader_emp_id</string>
    </property>
   </column>
   <column>
    <property name="text">
     <string>rfdb_path_association_production_team_leader_emp_name</string>
    </property>
   </column>
   <column>
    <property name="text">
     <string>rfdb_path_association_production_emp_id</string>
    </property>
   </column>
   <column>
    <property name="text">
     <string>rfdb_path_association_production_done_by</string>
    </property>
   </column>
   <column>
    <property name="text">
     <string>rfdb_path_association_production_allotted_date</string>
    </property>
   </column>
   <column>
    <property name="text">
     <string>rfdb_path_association_production_completed_date</string>
    </property>
   </column>
   <column>
    <property name="text">
     <string>rfdb_path_association_production_time_taken</string>
    </property>
   </column>
   <column>
    <property name="text">
     <string>rfdb_path_association_production_status</string>
    </property>
   </column>
   <column>
    <property name="text">
     <string>rfdb_path_association_production_remarks</string>
    </property>
   </column>
   <column>
    <property name="text">
     <string>rfdb_qc_team_leader_emp_id</string>
    </property>
   </column>
   <column>
    <property name="text">
     <string>rfdb_qc_team_leader_emp_name</string>
    </property>
   </column>
   <column>
    <property name="text">
     <string>rfdb_qc_emp_id</string>
    </property>
   </column>
   <column>
    <property name="text">
     <string>rfdb_qc_done_by</string>
    </property>
   </column>
   <column>
    <property name="text">
     <string>rfdb_qc_allotted_date</string>
    </property>
   </column>
   <column>
    <property name="text">
     <string>rfdb_qc_completed_date</string>
    </property>
   </column>
   <column>
    <property name="text">
     <string>rfdb_qc_time_taken</string>
    </property>
   </column>
   <column>
    <property name="text">
     <string>rfdb_qc_status</string>
    </property>
   </column>
   <column>
    <property name="text">
     <string>rfdb_qc_remarks</string>
    </property>
   </column>
   <column>
    <property name="text">
     <string>rfdb_attri_qc_team_leader_emp_id</string>
    </property>
   </column>
   <column>
    <property name="text">
     <string>rfdb_attri_qc_team_leader_emp_name</string>
    </property>
   </column>
   <column>
    <property name="text">
     <string>rfdb_attri_qc_emp_id</string>
    </property>
   </column>
   <column>
    <property name="text">
     <string>rfdb_attri_qc_done_by</string>
    </property>
   </column>
   <column>
    <property name="text">
     <string>rfdb_attri_qc_allotted_date</string>
    </property>
   </column>
   <column>
    <property name="text">
     <string>rfdb_attri_qc_completed_date</string>
    </property>
   </column>
   <column>
    <property name="text">
     <string>rfdb_attri_qc_time_taken</string>
    </property>
   </column>
   <column>
    <property name="text">
     <string>rfdb_attri_qc_status</string>
    </property>
   </column>
   <column>
    <property name="text">
     <string>rfdb_attri_qc_remarks</string>
    </property>
   </column>
   <column>
    <property name="text">
     <string>rfdb_roadtype_qc_emp_id</string>
    </property>
   </column>
   <column>
    <property name="text">
     <string>rfdb_roadtype_qc_done_by</string>
    </property>
   </column>
   <column>
    <property name="text">
     <string>rfdb_roadtype_qc_allotted_date</string>
    </property>
   </column>
   <column>
    <property name="text">
     <string>rfdb_roadtype_qc_completed_date</string>
    </property>
   </column>
   <column>
    <property name="text">
     <string>rfdb_roadtype_qc_time_taken</string>
    </property>
   </column>
   <column>
    <property name="text">
     <string>rfdb_roadtype_qc_status</string>
    </property>
   </column>
   <column>
    <property name="text">
     <string>rfdb_roadtype_qc_remarks</string>
    </property>
   </column>
   <column>
    <property name="text">
     <string>rfdb_qa_emp_id</string>
    </property>
   </column>
   <column>
    <property name="text">
     <string>rfdb_qa_done_by</string>
    </property>
   </column>
   <column>
    <property name="text">
     <string>rfdb_qa_allotted_date</string>
    </property>
   </column>
   <column>
    <property name="text">
     <string>rfdb_qa_completed_date</string>
    </property>
   </column>
   <column>
    <property name="text">
     <string>rfdb_qa_time_taken</string>
    </property>
   </column>
   <column>
    <property name="text">
     <string>rfdb_qa_status</string>
    </property>
   </column>
   <column>
    <property name="text">
     <string>rfdb_qa_remarks</string>
    </property>
   </column>
   <column>
    <property name="text">
     <string>rfdb_path_association_qc_team_leader_emp_id</string>
    </property>
   </column>
   <column>
    <property name="text">
     <string>rfdb_path_association_qc_team_leader_emp_name</string>
    </property>
   </column>
   <column>
    <property name="text">
     <string>rfdb_path_association_qc_emp_id</string>
    </property>
   </column>
   <column>
    <property name="text">
     <string>rfdb_path_association_qc_done_by</string>
    </property>
   </column>
   <column>
    <property name="text">
     <string>rfdb_path_association_qc_allotted_date</string>
    </property>
   </column>
   <column>
    <property name="text">
     <string>rfdb_path_association_qc_completed_date</string>
    </property>
   </column>
   <column>
    <property name="text">
     <string>rfdb_path_association_qc_time_taken</string>
    </property>
   </column>
   <column>
    <property name="text">
     <string>rfdb_path_association_qc_status</string>
    </property>
   </column>
   <column>
    <property name="text">
     <string>rfdb_path_association_qc_remarks</string>
    </property>
   </column>
   <column>
    <property name="text">
     <string>rfdb_qc_actual_road_type</string>
    </property>
   </column>
   <column>
    <property name="text">
     <string>delivery_status</string>
    </property>
   </column>
   <column>
    <property name="text">
     <string>delivered_date</string>
    </property>
   </column>
   <column>
    <property name="text">
     <string>last_updated</string>
    </property>
   </column>
  </widget>
  <widget class="QStackedWidget" name="stackedWidget">
   <property name="geometry">
    <rect>
     <x>0</x>
     <y>0</y>
     <width>1061</width>
     <height>41</height>
    </rect>
   </property>
   <property name="currentIndex">
    <number>1</number>
   </property>
   <widget class="QWidget" name="page"/>
   <widget class="QWidget" name="page_2">
    <widget class="QPushButton" name="pushButton">
     <property name="geometry">
      <rect>
       <x>20</x>
       <y>10</y>
       <width>75</width>
       <height>21</height>
      </rect>
     </property>
     <property name="text">
      <string>Save</string>
     </property>
    </widget>
   </widget>
  </widget>
 </widget>
 <tabstops>
  <tabstop>tableWidget</tabstop>
 </tabstops>
 <resources/>
 <connections/>
</ui>
